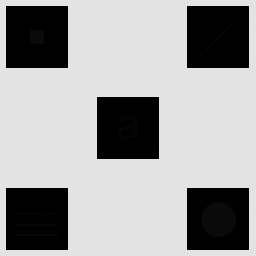
#> input picture TP1/Imagen_con_detalles_escondidos.tif, 256 x 256 px, found by its file name
$ python EJ1_ECUALIZACION.py
#> lines starting #> are read from the running program, lines starting #| are printed output that depends on the picture
#> further down, img is the input picture: shape (256, 256); min 0, max 228, mean 160.7
import cv2
import numpy as np
import matplotlib.pyplot as plt

def ecualizacion_local_pixel_a_pixel(img, window_size):
    """
    Aplica ecualización local pixel a pixel usando una ventana deslizante.

    Parámetros:
        img (np.ndarray): Imagen en escala de grises.
        window_size (tuple): Tamaño de la ventana (ancho, alto).

    Retorna:
        np.ndarray: Imagen ecualizada localmente.
    """
#> called with window_size = (21, 17)
    #Restriccion para que el tamaño de la ventana sea impar
    if window_size[0] % 2 == 0 or window_size[1] % 2 == 0:
        raise ValueError("El tamaño de la ventana debe ser impar en ambas dimensiones (ancho y alto).")
    height, width = img.shape
#> height = 256; width = 256
    window_w, window_h = window_size
    pad_w = window_w // 2
    pad_h = window_h // 2

    # Aplicar padding replicado
    img_padded = cv2.copyMakeBorder(img, pad_h, pad_h, pad_w, pad_w, borderType=cv2.BORDER_REPLICATE)
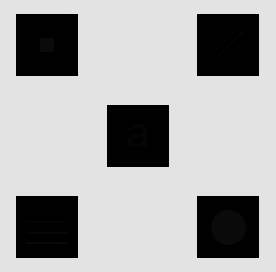
#> img_padded: shape (272, 276); min 0, max 228, mean 169.1

    # Crear imagen de salida
    img_ecualizada = np.zeros_like(img)

    # Recorrer cada píxel de la imagen original
    for i in range(height):
        for j in range(width):
            # Extraer ventana centrada en (i, j)
            ventana = img_padded[i:i + window_h, j:j + window_w]
            # Ecualizar la ventana_
            ventana_eq = cv2.equalizeHist(ventana)
            # Tomar valor central de la ventana ecualizada
            centro_y = window_h // 2
            centro_x = window_w // 2
            # Asignar el valor central de la ventana ecualizada a la imagen de salida
            img_ecualizada[i, j] = ventana_eq[centro_y, centro_x]
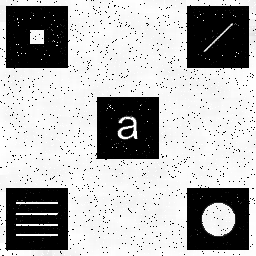
#> img_ecualizada: shape (256, 256); min 0, max 255, mean 177.9

    return img_ecualizada

# Cargar imagen en escala de grises
#img = cv2.imread('Procesamiento de imagenes 1/Tp_Pdi/Imagen_con_detalles_escondidos.tif', cv2.IMREAD_GRAYSCALE)
img = cv2.imread('TP1/Imagen_con_detalles_escondidos.tif', cv2.IMREAD_GRAYSCALE)

# Definir tamaño de ventana y aplicar ecualización local
ventana_w = 21
ventana_h = 17
eq_ss = ecualizacion_local_pixel_a_pixel(img, (ventana_w, ventana_h))

# Suavizar la imagen para eliminar posibles artefactos
eq = cv2.medianBlur(eq_ss, 3)
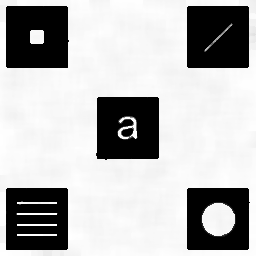
#> eq: shape (256, 256); min 0, max 255, mean 181.8

# Crear figura y ejes
fig, axes = plt.subplots(1, 2, sharex=True, sharey=True)

# Mostrar la imagen original
axes[0].imshow(img, cmap='gray')
axes[0].set_title("Imagen original")

# Mostrar la imagen ecualizada
axes[1].imshow(eq, cmap='gray')
axes[1].set_title("Imagen ecualizada")

# Mostrar la figura
plt.tight_layout()
plt.show()
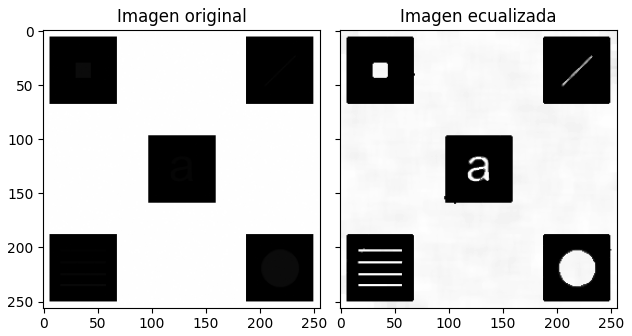
#> figure drawn by matplotlib, 2 panels
